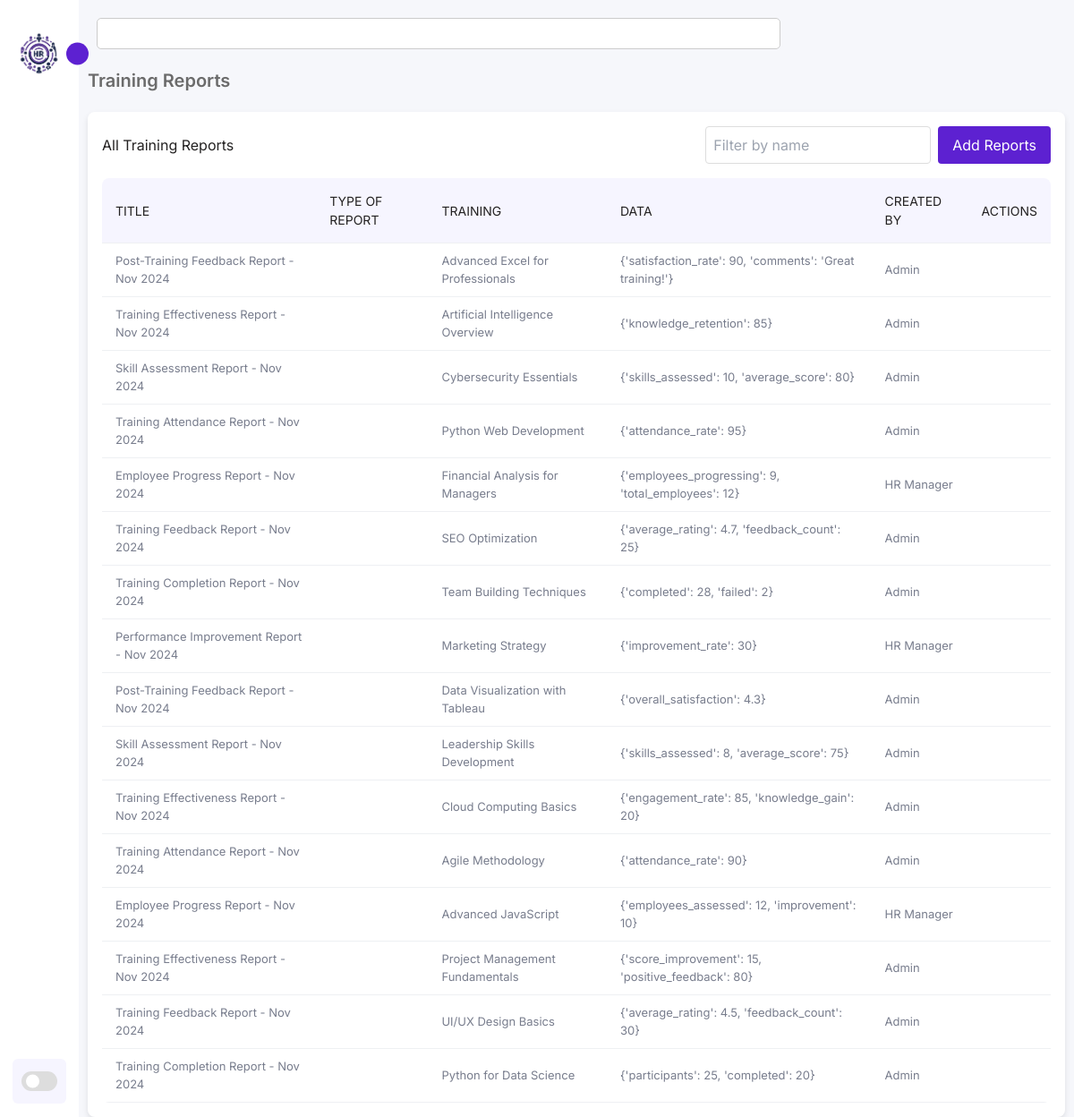
/trg_reports, run on the app's committed database.
### trg_reports/models.py (models this page shows, shortened)
class TrainingReport(models.Model):
    REPORT_TYPES = [
        ('attendance', 'Attendance'),
        ('performance', 'Performance'),
        ('feedback', 'Feedback'),
        ('general', 'General Overview'),
    ]
    title = models.CharField(max_length=200, verbose_name="Report Title")
    report_type = models.CharField(
        max_length=50,
        choices=REPORT_TYPES,
        default='general',
        verbose_name="Report Type"
    )
    training = models.ForeignKey(
        Training,
        on_delete=models.CASCADE,
        related_name="reports",
        verbose_name="Related Training",
        null=True,
        blank=True
    )
    generated_at = models.DateTimeField(auto_now_add=True, verbose_name="Generated At")
    data = models.JSONField(verbose_name="Report Data")
    created_by = models.CharField(max_length=100, verbose_name="Generated By")

### trg_trainingmanagement/models.py (models this page shows)
class Training(models.Model):
    title = models.CharField(max_length=200, verbose_name="Training Title")
    description = models.TextField(verbose_name="Training Description", blank=True, null=True)
    type = models.CharField(
        max_length=50,
        choices=[('onsite', 'Onsite'), ('online', 'Online'), ('hybrid', 'Hybrid')],
        default='onsite',
        verbose_name="Training Type"
    )
    start_date = models.DateField(verbose_name="Start Date")
    end_date = models.DateField(verbose_name="End Date")
    created_at = models.DateTimeField(auto_now_add=True, verbose_name="Created At")
    updated_at = models.DateTimeField(auto_now=True, verbose_name="Updated At")
    def __str__(self):
        return self.title

### trg_reports/views.py (the view)
# urls.py: path('', views.report_list, name='report_list'),
def report_list(request):
    reports = TrainingReport.objects.all().order_by('-generated_at')
    return render(request, 'report_list.html', {'reports': reports})

### trg_reports/templates/report_list.html (shortened to what this page needs)
{% extends 'base_generic.html' %}
{% load static %}
{% block extra_styles %}
    <link rel="stylesheet" href="{% static 'css/lists.css' %}">
{% endblock %}
{% block content %}
<section class="main-title">
    <h1>Training Reports</h1>
</section>
<div class="card">
    <div class="card-header">
        <h2>All Training Reports</h2>
        <div class="filters">
            <input type="search" placeholder="Filter by name" class="filter-input" />
            <button class="btn_add"><a href="{% url 'create_report' %}">Add Reports</a></button>
        </div>
    </div>
    <div class="board">
        <table width="100%">
            <thead>
                <tr>
                    <td>Title</td>
                    <td>Type of Report</td>
                    <td>Training</td>
                    <td>Data</td>
                    <td>Created By</td>
                    <td>Actions</td>
                </tr>
            </thead>
            <tbody>
                {% for report in reports %}
                <tr>
                    <td class="people">
                        <div class="">
                            <p>{{ report.title }}</p>
                        </div>
                    </td>
                    <td>
                    </td>
                    <td>
                        <p>{{ report.training }}</p>
                    </td>
                    <td>
                        <p>{{ report.data }}</p>
                    </td>
                    <td>
                        <p>{{ report.created_by }}</p>
                    </td>
                    <td class="table-icons">
                    </td>
                </tr>
                {% endfor %}
            </tbody>
        </table>
    </div>
    {% endblock %}

### static/css/style.css (style rules this page uses)
:root { --color-dark: #1D2231; --text-grey: #8390A2; --bg-body: #f6f7fb; --bg-main: #ffffff; --main-color: #5d21d1; --text-white: #ffffff; --body-color: #E4E9F7; --sidebar-color: #FFF; --primary-color: #5d21d1; --primary-color-light: #F6F5FF; --toggle-color: #DDD; --text-color: #242222; --tran-03: all 0.2s ease; --tran-04: all 0.3s ease; --tran-05: all 0.3s ease; }
* { padding: 0; margin: 0; box-sizing: border-box; list-style-type: none; text-decoration: none; font-family: 'Inter', sans-serif; }
body { height: 100vh; background: var(--bg-body); margin: 1rem 3rem; }
.main-title { display: flex; gap: 4rem; margin-bottom: 20px; }
.main-title h1 { font-size: 20px; font-weight: 600; color: #6b6b6b; }

### static/css/lists.css (style rules this page uses)
.card { background-color: var(--bg-main); border-radius: 8px; box-shadow: 0 3px 6px rgba(0, 0, 0, 0.1); padding: 1rem; margin-bottom: 1rem; width: 100%; max-width: 100%; }
.card-header { display: flex; justify-content: space-between; align-items: center; margin-bottom: 1rem; color: var(--text-color); }
.filters { display: flex; gap: 0.5rem; }
.filter-input, .filter-select { padding: 0.5rem; border: 1px solid #ddd; border-radius: 4px; }
.btn_add { padding: 0.2rem 1rem; border-radius: 4px; border: none; background-color: var(--main-color); color: var(--text-white); cursor: pointer; }
.board { width: 100%; overflow: auto; background: #fff; border-radius: 8px; }
.board p { font-weight: 400; font-size: 13px; color: #787d8d; }
.board .people { display: flex; justify-self: flex-start; align-items: center; text-align: start; }
table { border-collapse: collapse; width: 100%; }
tr { border-bottom: 1px solid #eef0f3; }
thead td { font-size: 14px; text-transform: uppercase; font-weight: 400; background: #F9FAFB; text-align: start; padding: 15px; }
tbody tr td { padding: 10px 15px; }
table { border-collapse: collapse; }
thead td { font-size: 12px; text-transform: uppercase; font-weight: 400; background: #F9FAFB; text-align: start; padding: 10px; }
tbody tr td { padding: 10px 10px; }
table { border-collapse: collapse; width: 100%; background-color: var(--bg-main); color: var(--text-color); }
thead td { font-size: 14px; text-transform: uppercase; font-weight: 400; background: var(--primary-color-light); text-align: start; padding: 15px; }

### data on the page
TrainingReport: title "Post-Training Feedback Report - Nov 2024", training "Advanced Excel for Professionals", data "{'satisfaction_rate': 90, 'comments': 'Great training!'}", created_by "Admin"
TrainingReport: title "Training Effectiveness Report - Nov 2024", training "Artificial Intelligence Overview", data "{'knowledge_retention': 85}", created_by "Admin"
TrainingReport: title "Skill Assessment Report - Nov 2024", training "Cybersecurity Essentials", data "{'skills_assessed': 10, 'average_score': 80}", created_by "Admin"
TrainingReport: title "Training Attendance Report - Nov 2024", training "Python Web Development", data "{'attendance_rate': 95}", created_by "Admin"
TrainingReport: title "Employee Progress Report - Nov 2024", training "Financial Analysis for Managers", data "{'employees_progressing': 9, 'total_employees': 12}", created_by "HR Manager"
TrainingReport: title "Training Feedback Report - Nov 2024", training "SEO Optimization", data "{'average_rating': 4.7, 'feedback_count': 25}", created_by "Admin"
TrainingReport: title "Training Completion Report - Nov 2024", training "Team Building Techniques", data "{'completed': 28, 'failed': 2}", created_by "Admin"
TrainingReport: title "Performance Improvement Report - Nov 2024", training "Marketing Strategy", data "{'improvement_rate': 30}", created_by "HR Manager"
TrainingReport: title "Post-Training Feedback Report - Nov 2024", training "Data Visualization with Tableau", data "{'overall_satisfaction': 4.3}", created_by "Admin"
TrainingReport: title "Skill Assessment Report - Nov 2024", training "Leadership Skills Development", data "{'skills_assessed': 8, 'average_score': 75}", created_by "Admin"
TrainingReport: title "Training Effectiveness Report - Nov 2024", training "Cloud Computing Basics", data "{'engagement_rate': 85, 'knowledge_gain': 20}", created_by "Admin"
TrainingReport: title "Training Attendance Report - Nov 2024", training "Agile Methodology", data "{'attendance_rate': 90}", created_by "Admin"
TrainingReport: title "Employee Progress Report - Nov 2024", training "Advanced JavaScript", data "{'employees_assessed': 12, 'improvement': 10}", created_by "HR Manager"
TrainingReport: title "Training Effectiveness Report - Nov 2024", training "Project Management Fundamentals", data "{'score_improvement': 15, 'positive_feedback': 80}", created_by "Admin"
TrainingReport: title "Training Feedback Report - Nov 2024", training "UI/UX Design Basics", data "{'average_rating': 4.5, 'feedback_count': 30}", created_by "Admin"
TrainingReport: title "Training Completion Report - Nov 2024", training "Python for Data Science", data "{'participants': 25, 'completed': 20}", created_by "Admin"
